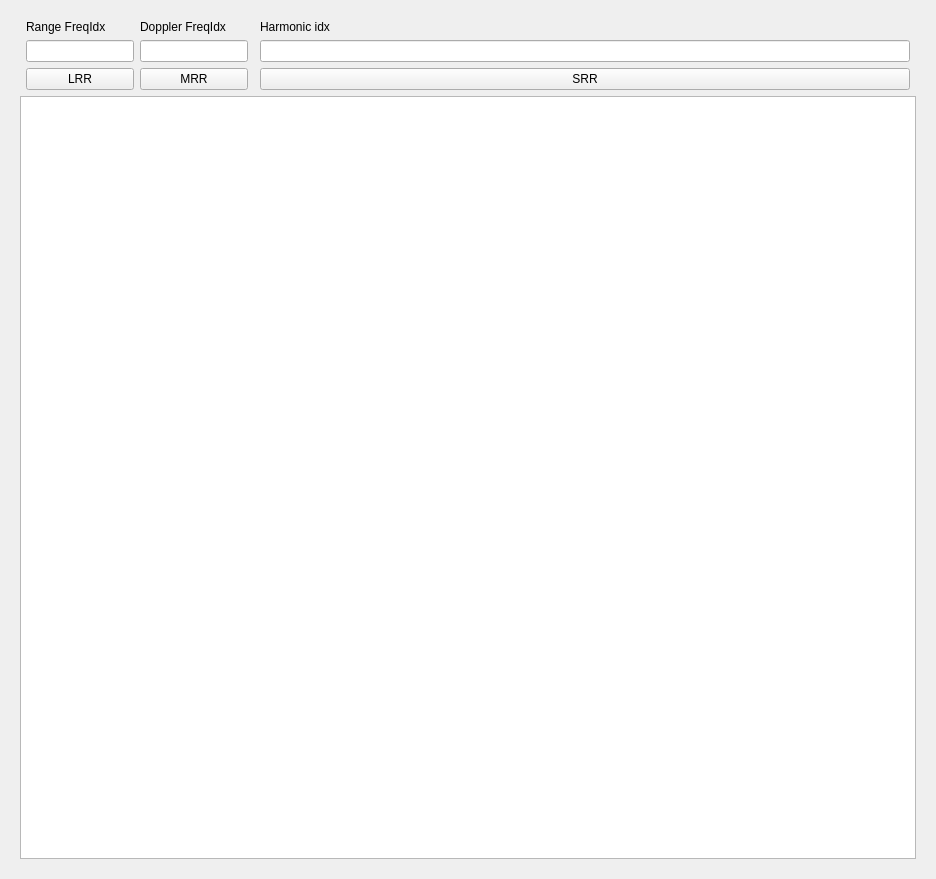
<?xml version="1.0" encoding="UTF-8"?>
<ui version="4.0">
 <class>Form</class>
 <widget class="QWidget" name="Form">
  <property name="geometry">
   <rect>
    <x>0</x>
    <y>0</y>
    <width>936</width>
    <height>879</height>
   </rect>
  </property>
  <property name="windowTitle">
   <string>Object Angular Power Spectrum</string>
  </property>
  <layout class="QGridLayout" name="gridLayout">
   <item row="0" column="0">
    <widget class="QWidget" name="widget" native="true">
     <layout class="QGridLayout" name="gridLayout_4">
      <item row="0" column="0">
       <layout class="QGridLayout" name="gridLayout_3">
        <item row="0" column="1">
         <widget class="QLabel" name="label_R">
          <property name="text">
           <string>Range FreqIdx</string>
          </property>
         </widget>
        </item>
        <item row="3" column="1">
         <widget class="QPushButton" name="pushButton_LRR">
          <property name="text">
           <string>LRR</string>
          </property>
         </widget>
        </item>
        <item row="5" column="0" colspan="6">
         <widget class="PlotWidget" name="graphicsView"/>
        </item>
        <item row="3" column="4">
         <widget class="QPushButton" name="pushButton_SRR">
          <property name="sizePolicy">
           <sizepolicy hsizetype="Minimum" vsizetype="Preferred">
            <horstretch>30</horstretch>
            <verstretch>0</verstretch>
           </sizepolicy>
          </property>
          <property name="maximumSize">
           <size>
            <width>16777215</width>
            <height>16777215</height>
           </size>
          </property>
          <property name="text">
           <string>SRR</string>
          </property>
         </widget>
        </item>
        <item row="3" column="2">
         <widget class="QPushButton" name="pushButton_MRR">
          <property name="text">
           <string>MRR</string>
          </property>
         </widget>
        </item>
        <item row="2" column="1">
         <widget class="QLineEdit" name="lineEdit_R"/>
        </item>
        <item row="2" column="2">
         <widget class="QLineEdit" name="lineEdit_D"/>
        </item>
        <item row="0" column="2">
         <widget class="QLabel" name="label_D">
          <property name="text">
           <string>Doppler FreqIdx</string>
          </property>
         </widget>
        </item>
        <item row="0" column="4">
         <widget class="QLabel" name="label">
          <property name="text">
           <string>Harmonic idx</string>
          </property>
         </widget>
        </item>
        <item row="2" column="4">
         <widget class="QLineEdit" name="lineEdit"/>
        </item>
       </layout>
      </item>
     </layout>
    </widget>
   </item>
  </layout>
 </widget>
 <customwidgets>
  <customwidget>
   <class>PlotWidget</class>
   <extends>QGraphicsView</extends>
   <header>pyqtgraph</header>
  </customwidget>
 </customwidgets>
 <resources/>
 <connections/>
</ui>
